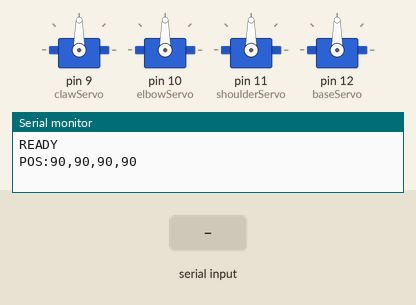
Simulated run of this sketch. Board: Arduino Leonardo, built with avr-gcc and run on an emulated ATmega32U4. Parts: 4 × servo, the last lines printed to the serial monitor. Inputs (shaded band) come from the test bench.

Above: at 1.2 s.
1.3 s: "O" received over Serial
At 1.7 s:
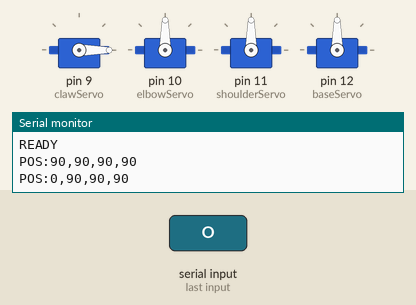
2.8 s: "C" received over Serial
At 4.0 s:
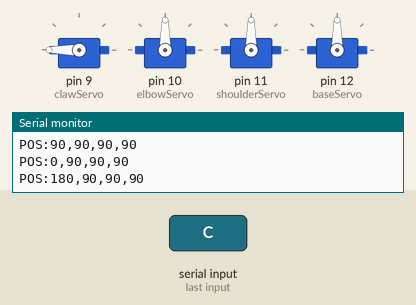
4.3 s: "U" received over Serial
At 5.2 s:
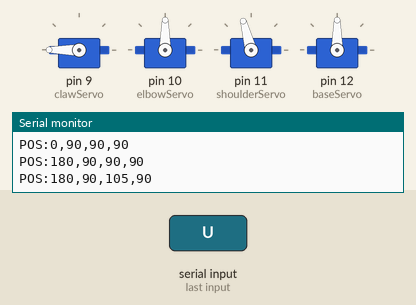
5.8 s: "F" received over Serial
At 6.4 s:
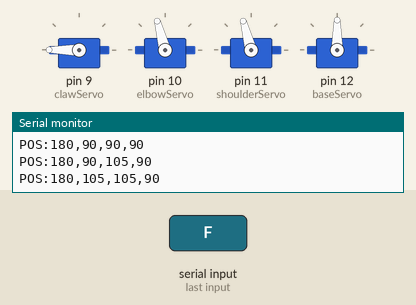
7.3 s: "D" received over Serial
At 8.5 s:
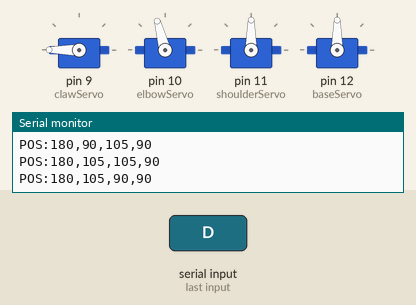
8.8 s: "L" received over Serial
At 9.8 s:
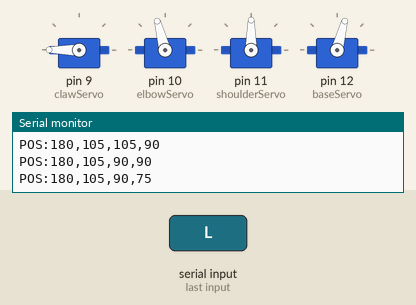
Timing chart, 0 to 11.3 s (numbered marks = the images above; inputs shaded):
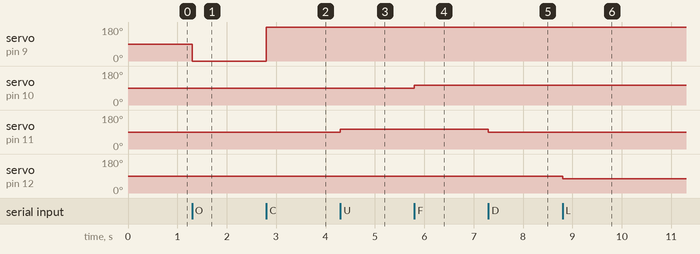

The sketch:

arm17may.ino
```cpp
/*
  ╔══════════════════════════════════════════════════════════╗
  ║   Robotic Arm – Arduino Leonardo                         ║
  ║   Works with BOTH audio & image Teachable Machine HTML   ║
  ╠══════════════════════════════════════════════════════════╣
  ║  Servo Wiring:                                           ║
  ║    Claw     → Pin  9  (PWM ~)                            ║
  ║    Elbow    → Pin 10  (PWM ~)                            ║
  ║    Shoulder → Pin 11  (PWM ~)                            ║
  ║    Base     → Pin 12  (PWM ~)                            ║
  ╠══════════════════════════════════════════════════════════╣
  ║  Serial Commands (9600 baud):                            ║
  ║    O → Claw OPEN          C → Claw CLOSE                ║
  ║    U → Shoulder UP        D → Shoulder DOWN              ║
  ║    F → Elbow FORWARD      B → Elbow BACKWARD             ║
  ║    L → Base LEFT          R → Base RIGHT                 ║
  ║    H → HOME all servos (90°)                             ║
  ║                                                          ║
  ║  Arduino replies after every move:                       ║
  ║    POS:claw,elbow,shoulder,base                          ║
  ╚══════════════════════════════════════════════════════════╝
*/

#include <Servo.h>

Servo clawServo;
Servo elbowServo;
Servo shoulderServo;
Servo baseServo;

int clawAngle     = 90;
int elbowAngle    = 90;
int shoulderAngle = 90;
int baseAngle     = 90;

const int STEP = 15;

int clamp(int v) { return max(0, min(180, v)); }

void moveServo(Servo &s, int &angle, int newAngle) {
  angle = clamp(newAngle);
  s.write(angle);
  delay(20);
}

void reportPositions() {
  Serial.print("POS:");
  Serial.print(clawAngle);      Serial.print(",");
  Serial.print(elbowAngle);     Serial.print(",");
  Serial.print(shoulderAngle);  Serial.print(",");
  Serial.println(baseAngle);
}

void homeAll() {
  moveServo(clawServo,     clawAngle,     90);
  moveServo(elbowServo,    elbowAngle,    90);
  moveServo(shoulderServo, shoulderAngle, 90);
  moveServo(baseServo,     baseAngle,     90);
}

void setup() {
  Serial.begin(9600);
  while (!Serial) { ; }
  clawServo.attach(9);
  elbowServo.attach(10);
  shoulderServo.attach(11);
  baseServo.attach(12);
  homeAll();
  Serial.println("READY");
  reportPositions();
}

void loop() {
  if (!Serial.available()) return;
  char cmd = Serial.read();
  switch (cmd) {
    case 'O': moveServo(clawServo,     clawAngle,     0);                    break;
    case 'C': moveServo(clawServo,     clawAngle,     180);                  break;
    case 'U': moveServo(shoulderServo, shoulderAngle, shoulderAngle + STEP); break;
    case 'D': moveServo(shoulderServo, shoulderAngle, shoulderAngle - STEP); break;
    case 'F': moveServo(elbowServo,    elbowAngle,    elbowAngle    + STEP); break;
    case 'B': moveServo(elbowServo,    elbowAngle,    elbowAngle    - STEP); break;
    case 'L': moveServo(baseServo,     baseAngle,     baseAngle     - STEP); break;
    case 'R': moveServo(baseServo,     baseAngle,     baseAngle     + STEP); break;
    case 'H': homeAll();                                                      break;
    default:  return;
  }
  reportPositions();
}
```

Measured:
- after the input at 1.3 s, servo on pin 9 (clawServo): 90° → 0° at once
- after the input at 2.8 s, servo on pin 9 (clawServo): 0° → 180° at once
- after the input at 4.3 s, servo on pin 11 (shoulderServo): 90° → 105° at once
- after the input at 5.8 s, servo on pin 10 (elbowServo): 90° → 105° at once
- after the input at 7.3 s, servo on pin 11 (shoulderServo): 105° → 90° at once
- after the input at 8.8 s, servo on pin 12 (baseServo): 90° → 75° at once
